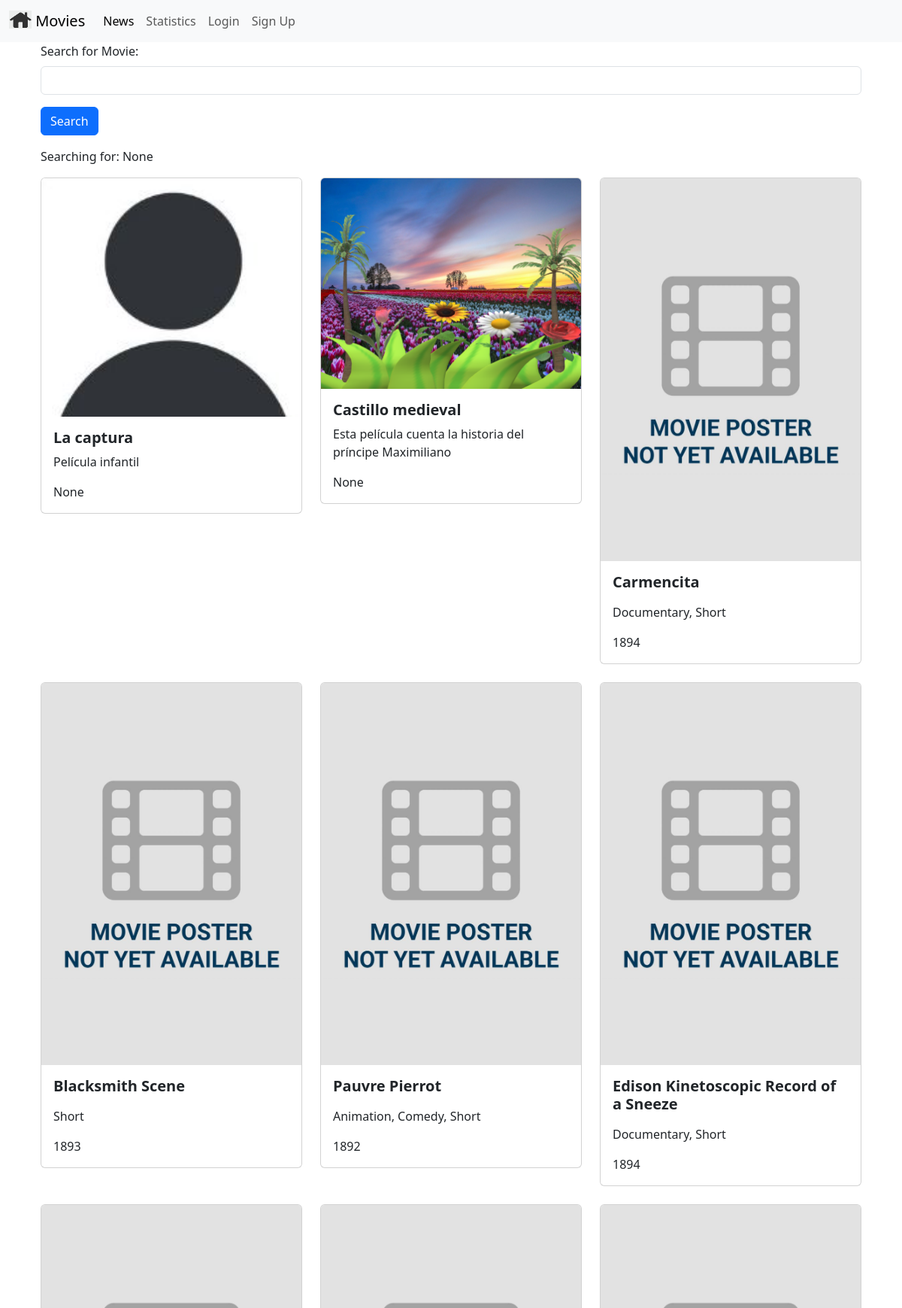
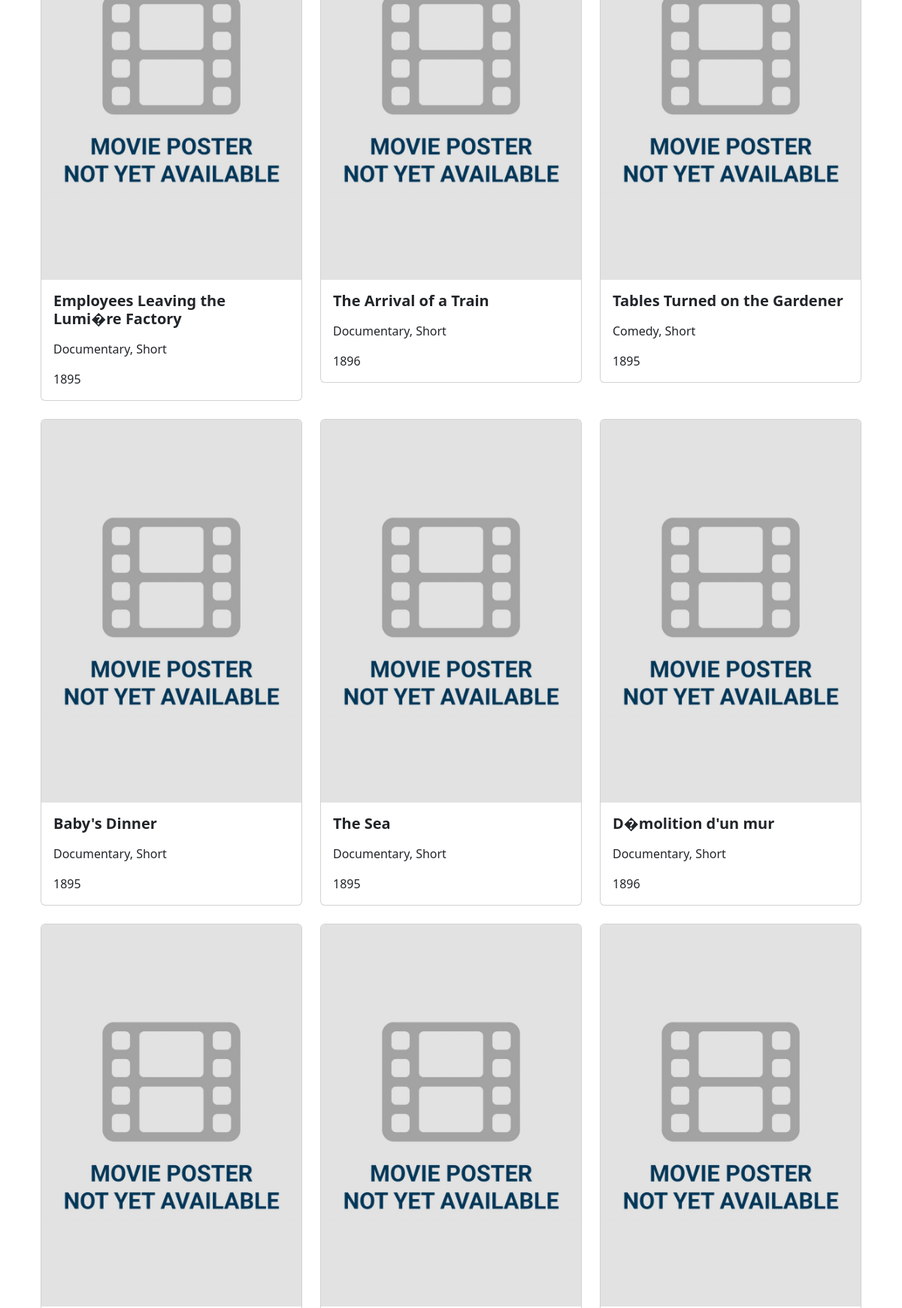
The page / (upper part) on the database its author committed (2 pictures, top to bottom).
### movie/models.py (models this page shows, shortened)
class Movie(models.Model):
    title = models.CharField(max_length=100)
    description = models.CharField(max_length=250)
    image = models.ImageField(upload_to='movie/images/')
    url = models.URLField(blank=True)
    genre = models.CharField(blank=True, max_length=250)
    year = models.IntegerField(blank=True, null=True)

### movie/views.py (the view)
# urls.py: 2. Add a URL to urlpatterns:  path('', views.home, name='home')
def home(request):
    searchTerm = request.GET.get('searchMovie') # GET se usa para solicitar recursos de un servidor
    if searchTerm:
        movies = Movie.objects.filter(title__icontains=searchTerm)
    else:
        movies = Movie.objects.all()
    return render(request, 'home.html', {'searchTerm':searchTerm, 'movies':movies})

### movie/templates/home.html (shortened to what this page needs)
{% extends 'base.html' %}
{% block content %}
<div class="container">
    <form action="">
        <div class="mb-3">
            <label for="searchMovie" class="form-label">
                Search for Movie:
            </label>
            <input type="text" class="form-control" name="searchMovie"/>
        </div>
        <button type="submit" class="btn btn-primary">Search</button>
    </form>
    <p>Searching for: {{searchTerm}}</p>
    <div class="row row-cols-1 row-cols-md-3 g-4">
        {% for movie in movies %}
        <div v-for="movie in movies" class="col">
            <div class="card">
            <img src="{{ movie.image.url }}" class="card-img-top" alt="...">
            <div class="card-body">
                <h5 class="card-title fw-bold">{{ movie.title}}</h5>
                <p class="card-text">{{ movie.description}}</p>
                <p class="card-text">{{ movie.genre}}</p>
                <p class="card-text">{{ movie.year}}</p>
            </div>
        </div>
    </div>
        {% endfor %}
    </div>
    <br/>
    <br />
    <br />
</div>
{% endblock content %}

### moviereviews/templates/base.html (shortened to what this page needs)
<head>
    <link href="https://cdn.jsdelivr.net/npm/bootstrap@5.3.2/dist/css/bootstrap.min.css" rel="stylesheet">
</head>
<nav class="navbar navbar-expand-lg bg-body-tertiary">
  <div class="container-fluid">
    <a class="navbar-brand" href="{% url 'home' %}">
      {% load static %}
      <img src="{% static 'images/home.png' %}" alt="" width="30"
height="24"
          class="d-inline-block align-text-top" />
      Movies
    </a>
    <div class="collapse navbar-collapse" id="navbarSupportedContent">
      <ul class="navbar-nav me-auto mb-2 mb-lg-0">
        <li class="nav-item">
          <a class="nav-link active" aria-current="page" href="{% url 'news' %}">News</a>
        </li>
        <li class="nav-item">
          <a class="nav-link" href="{% url 'statistics' %}">Statistics</a>
        </li>
        <li class="nav-item">
          <a class="nav-link" href="#">Login</a>
        </li>
        <li class="nav-item">
          <a class="nav-link" href="#">Sign Up</a>
        </li>
      </ul>
    </div>
  </div>
</nav>
<div class="container">
    {% block content %}
    {% endblock content %}
</div>

### rows shown on the page
Movie: image (picture), title "La captura", description "Película infantil", year "None"
Movie: image (picture), title "Castillo medieval", description "Esta película cuenta la historia del príncipe Maximiliano", year "None"
Movie: image (placeholder picture), title "Carmencita", genre "Documentary, Short", year "1894"
Movie: image (placeholder picture), title "Blacksmith Scene", genre "Short", year "1893"
Movie: image (placeholder picture), title "Pauvre Pierrot", genre "Animation, Comedy, Short", year "1892"
Movie: image (placeholder picture), title "Edison Kinetoscopic Record of a Sneeze", genre "Documentary, Short", year "1894"
Movie: image (placeholder picture), title "Employees Leaving the Lumi�re Factory", genre "Documentary, Short", year "1895"
Movie: image (placeholder picture), title "The Arrival of a Train", genre "Documentary, Short", year "1896"
Movie: image (placeholder picture), title "Tables Turned on the Gardener", genre "Comedy, Short", year "1895"
Movie: image (placeholder picture), title "Baby's Dinner", genre "Documentary, Short", year "1895"
Movie: image (placeholder picture), title "The Sea", genre "Documentary, Short", year "1895"
Movie: image (placeholder picture), title "D�molition d'un mur", genre "Documentary, Short", year "1896"
Movie: image (placeholder picture)
Movie: image (placeholder picture)
Movie: image (placeholder picture)

### other values the page prints
{{ searchTerm }} "None"
